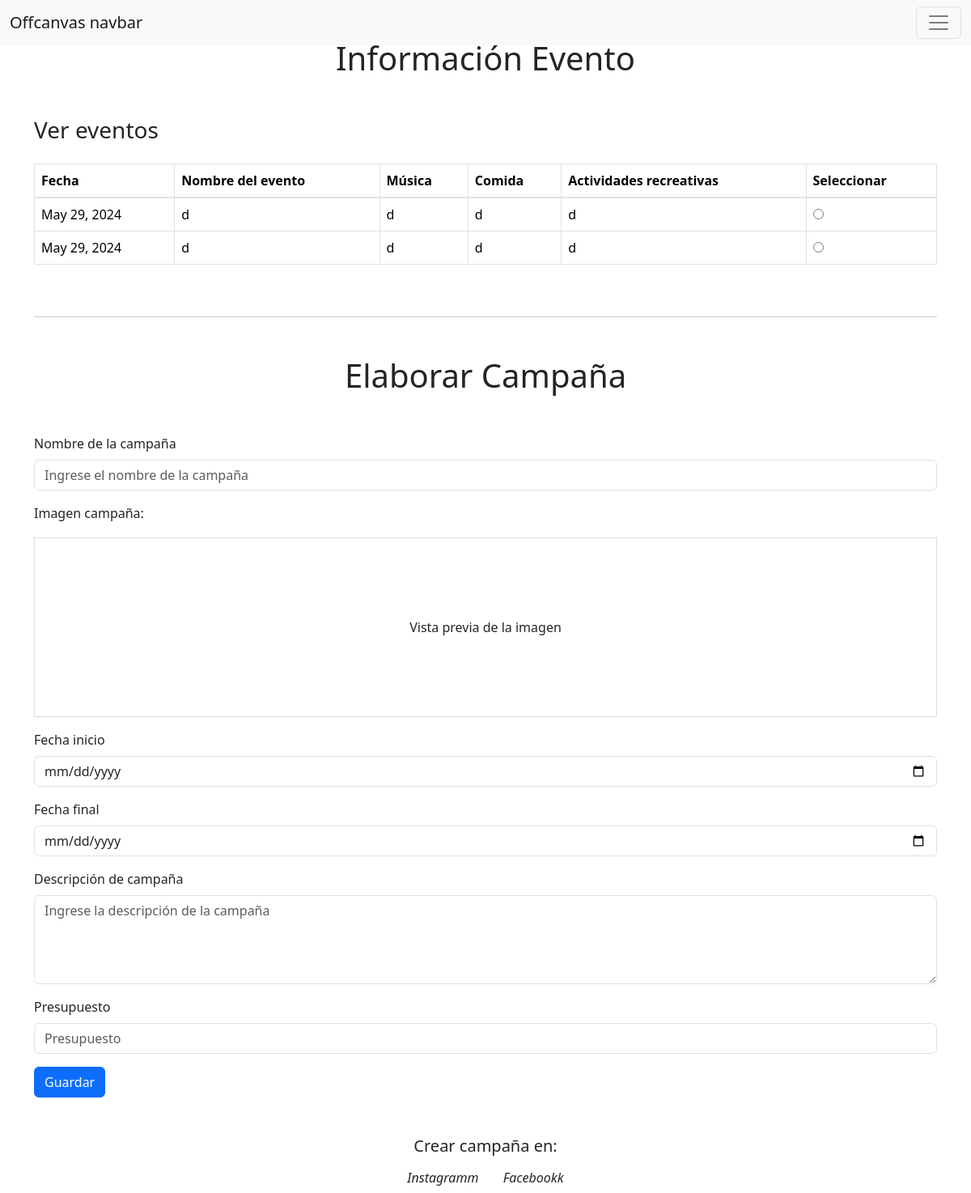
The page /Elaborar_campania/ (signed in) on the database as committed earlier.
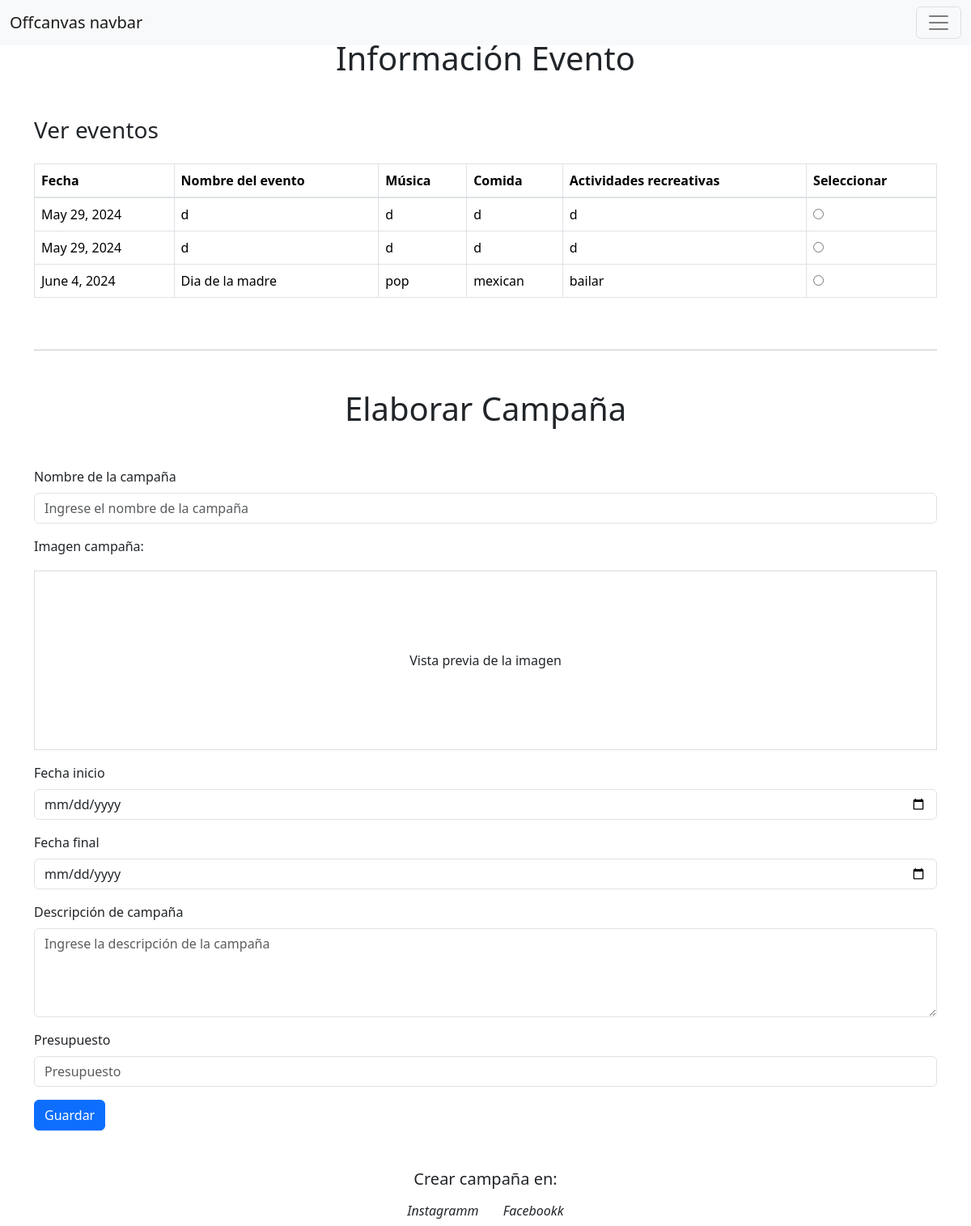
The same page on the database as committed later.
### app_Marketing/models.py (models this page shows, shortened)
class Evento(models.Model):
    nombreEvento = models.CharField(max_length=100)
    fechaRealizacion = models.DateField(blank=True, null=True)
    musica = models.CharField(max_length=100)
    comida  = models.CharField(max_length=100)
    actividadRecreativa = models.CharField(max_length=100)

### app_Marketing/views.py (the view)
# urls.py: path('Elaborar_campania/', views.elaborar_campania,name='Elaborar_campania'),
@login_required
def elaborar_campania(request):
    if request.method == 'POST':
        evento_id = request.POST.get('eventos_id')
        nombreCampania = request.POST.get('Nombre')
        imagen = request.POST.get('Imagen')
        fechaInicio = request.POST.get('Fecha-inicio')
        fechaFinal = request.POST.get('Fecha_final')
        descripcion = request.POST.get('Descripción')
        presupuesto = request.POST.get('Presupuesto')
        try:
            evento = models.Evento.objects.get(pk=evento_id)
            nueva_Campania = models.Campania.objects.create(
            nombreCampania = nombreCampania,
            fechaInicio= fechaInicio,
            fechaFinal=fechaFinal,
            descripcion=descripcion,
            imagen=imagen,
            presupuesto=presupuesto,
            campania = evento
        )
            nueva_Campania.save()
            return redirect('Ver_eventos_campania')
        except models.Evento.DoesNotExist:
            return  HttpResponse("La campaña se creó correctamente.")
    else:
        eventos = models.Evento.objects.all()
        return render(request,'Elaborar_campania.html',{
        'current_page': 'Elaborar_campania',
        'eventos': eventos
        })

### app_Marketing/templates/Elaborar_campania.html (shortened to what this page needs)
<!DOCTYPE html>
<html lang="en">
<head>
    <link href="https://maxcdn.bootstrapcdn.com/bootstrap/4.5.2/css/bootstrap.min.css" rel="stylesheet">
</head>
<body>
{% extends "layouts/base.html" %}
{% block content %}
    <form method="POST">
         <div class="container mt-5">
    <div class="text-center mb-5">
        <h1>Información Evento</h1>
    </div>
    <div class="row">
        <div class="col-md-12">
                <div class="mb-12">
                    <div class="scrollable-table">
                    <h3 class="mb-4">Ver eventos</h3>
                    <table class="table table-bordered">
                        <thead>
                            <tr>
                                <th>Fecha</th>
                                <th>Nombre del evento</th>
                                <th>Música</th>
                                <th>Comida</th>
                                <th>Actividades recreativas</th>
                                <th>Seleccionar</th>
                            </tr>
                        </thead>
                        <tbody>
                            {% for evento in eventos %}
                            <tr>
                                <td>{{ evento.fechaRealizacion }}</td>
                                <td>{{ evento.nombreEvento }}</td>
                                <td>{{ evento.musica }}</td>
                                <td>{{ evento.comida }}</td>
                                <td>{{ evento.actividadRecreativa }}</td>
                                <td><input type="radio" id="{{ evento.id }}" name="eventos_id" value="{{ evento.id }}"></td>
                            </tr>
                        {% endfor %}
                        </tbody>
                    </table>
                </div>
            </div>
        </div>
    </div>
    <hr class="my-5">
        <div class="text-center mb-5">
            <h1>Elaborar Campaña</h1>
        </div>
        <div class="form-group">
            <label for="campaignName">Nombre de la campaña</label>
            <input type="text" name="Nombre" class="form-control" id="campaignName" placeholder="Ingrese el nombre de la campaña">
        </div>
        <div class="form-group image-upload">
            <label for="campaignImage">Imagen campaña:</label>
            <div class="image-upload-preview">Vista previa de la imagen</div>
        </div>
        <div class="form-group">
            <label for="startDate">Fecha inicio</label>
            <input type="date" name="Fecha-inicio"  class="form-control" id="startDate">
        </div>
        <div class="form-group">
            <label for="endDate">Fecha final</label>
            <input type="date" name="Fecha_final"  class="form-control" id="endDate">
        </div>
        <div class="form-group">
            <label for="description">Descripción de campaña</label>
            <textarea class="form-control" name="Descripción"  id="description" rows="4" placeholder="Ingrese la descripción de la campaña"></textarea>
        </div>
        <div class="form-group">
            <label for="campaignName">Presupuesto</label>
            <input type="number" name="Presupuesto" class="form-control" id="campaignName" placeholder="Presupuesto">
        </div>
        <button type="submit" class="btn btn-primary">Guardar</button>
    </form>
    <div class="text-center mt-5">
        <h5>Crear campaña en:</h5>
        <button class="btn btn-social-icon btn-instagram"><i class="fab fa-instagram">Instagramm</i></button>
        <button class="btn btn-social-icon btn-facebook"><i class="fab fa-facebook-f">Facebookk</i></button>
    </div>
{% endblock %}

Rows that differ between the two databases and show on the page:
added Evento: fechaRealizacion "June 4, 2024", nombreEvento "Dia de la madre", musica "pop", comida "mexican", actividadRecreativa "bailar"
